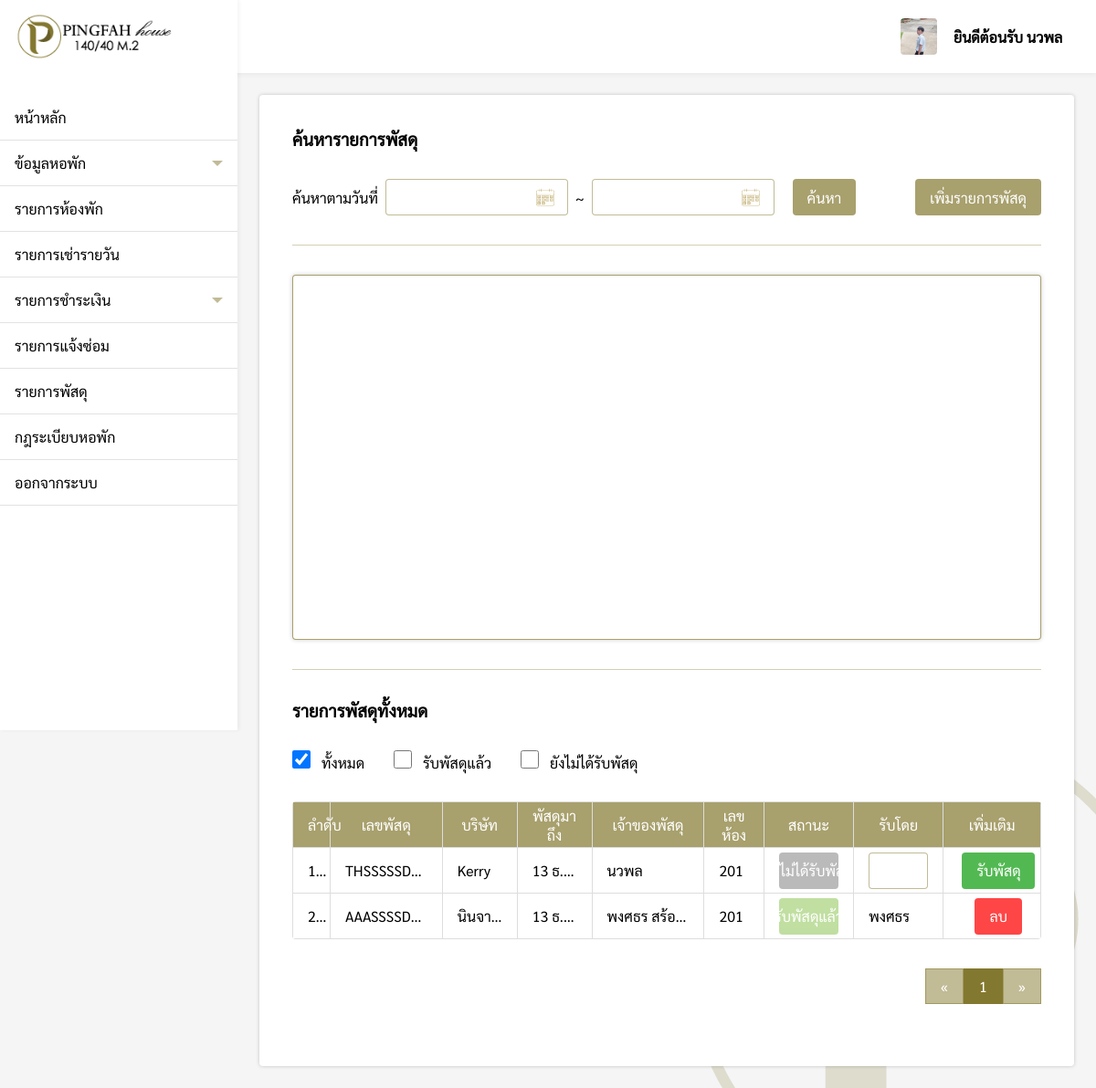
/pages/employee/package/index.php (signed in), run on an earlier commit of the app's database.
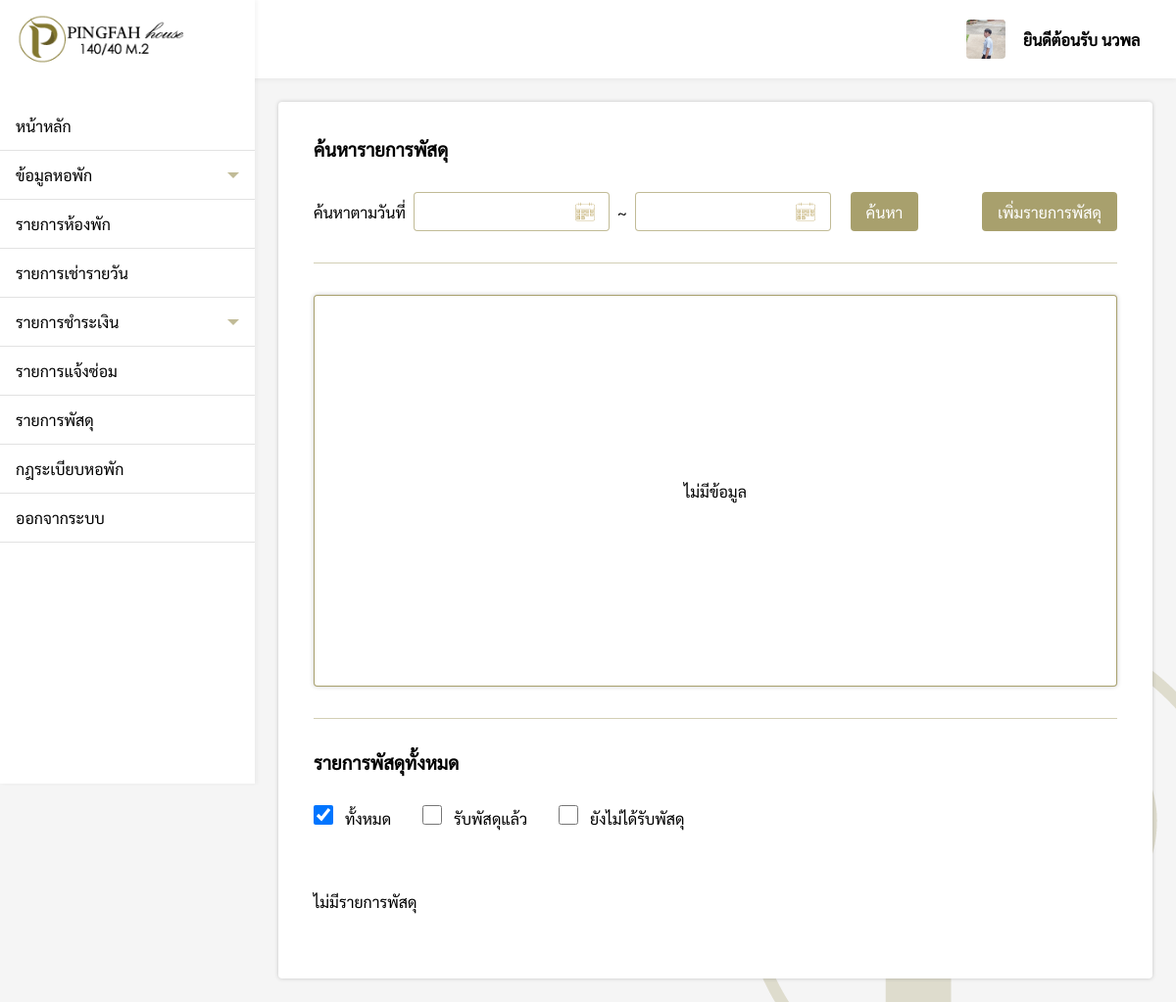
And on a later commit of the database.
### tables this page shows
CREATE TABLE `employee` (
  `id` int(11) NOT NULL,
  `title_name` varchar(200) NOT NULL,
  `firstname` varchar(200) NOT NULL,
  `lastname` varchar(200) NOT NULL,
  `nickname` varchar(200) NOT NULL,
  `position` varchar(200) NOT NULL,
  `id_card` varchar(200) NOT NULL,
  `tel` varchar(200) NOT NULL,
  `email` varchar(200) NOT NULL,
  `id_line` varchar(200) NOT NULL,
  `birthday` varchar(200) NOT NULL,
  `age` varchar(200) NOT NULL,
  `race` varchar(200) NOT NULL,
  `nationality` varchar(200) NOT NULL,
  `address` varchar(200) NOT NULL,
  `pic_idcard` varchar(200) NOT NULL,
  `pic_home` varchar(200) NOT NULL,
  `profile_img` varchar(200) NOT NULL,
  `username` varchar(200) NOT NULL,
  `password` varchar(200) NOT NULL
);

CREATE TABLE `package` (
  `package_id` int(11) NOT NULL,
  `package_num` varchar(200) NOT NULL,
  `package_company` varchar(200) NOT NULL,
  `package_arrived` varchar(200) NOT NULL,
  `package_status` varchar(200) NOT NULL,
  `package_name` varchar(200) NOT NULL,
  `package_room` varchar(200) NOT NULL,
  `package_received` varchar(200) DEFAULT NULL
);

### pages/employee/package/index.php (the view, shortened to what the changed rows need)
<?php
if($_SESSION['level'] == 'employee'){
    include('../../connection.php');
    include('../../../components/sidebarEPY.php');
    $from = @$_REQUEST['from'];
    $to = @$_REQUEST['to'];
    $check = @$_REQUEST['Status'];
    function DateThai($strDate){
        $strYear = date("Y",strtotime($strDate))+543;
        $strMonth= date("n",strtotime($strDate));
        $strDay= date("j",strtotime($strDate));
        $strMonthCut = Array("","ม.ค.","ก.พ.","มี.ค.","เม.ย.","พ.ค.","มิ.ย.","ก.ค.","ส.ค.","ก.ย.","ต.ค.","พ.ย.","ธ.ค.");
        $strMonthThai=$strMonthCut[$strMonth];
        return "$strDay $strMonthThai $strYear";
    }
    if(isset($from) && isset($to)){
        $query = "SELECT package_arrived ,SUM(case WHEN package_status = 'รับพัสดุแล้ว' THEN 1 ELSE 0 END) as total_package, SUM(case WHEN package_status = 'ยังไม่ได้รับพัสดุ' THEN 1 ELSE 0 END) as untotal_package FROM package WHERE (package_arrived BETWEEN '$from' AND '$to') GROUP BY package_arrived";
    }else{
        $query = "SELECT package_arrived ,SUM(case WHEN package_status = 'รับพัสดุแล้ว' THEN 1 ELSE 0 END) as total_package, SUM(case WHEN package_status = 'ยังไม่ได้รับพัสดุ' THEN 1 ELSE 0 END) as untotal_package FROM package GROUP BY package_arrived";
    }
    $result = mysqli_query($conn, $query);
    $datax = array();
    foreach ($result as $k) {
        $datax[] = "['".DateThai($k['package_arrived'])."'".", ".$k['total_package'] ."," .$k['untotal_package'] ."]";
    }
    $datax = implode(",", $datax);
?>
<!DOCTYPE html>
<html lang="en">
<head>
    <link rel="stylesheet" href="../../../css/package.css">
    <link rel="stylesheet" href="../../../css/my-style.css">
</head>
<body>
    <div class="box">
        <div style="padding:24px;">
            <div class="package-box">
                <h3>ค้นหารายการพัสดุ</h3>
                <div style="padding-top:32px;display:flex;justify-content:space-between;align-items:center;">
                    <div style="display:flex;align-items:center;">
                        <label>ค้นหาตามวันที่</label>
                        <div style="position:relative;">
                            <p id="from_date" class="dateText"></p>
                        </div>
                        <label>~</label>
                        <div style="position:relative;">
                            <p id="to_date" class="dateText"></p>
                            <button type="button" style="margin:0 8px;"onclick="searchDate()">ค้นหา</button>
                        </div>
                    </div>
                    <a href="addPackage.php"><button type="button">เพิ่มรายการพัสดุ</button></a>
                </div>
                <div class="hr"></div>
                <div>
                    <div class="card">
                        <?php
                        if(strlen($datax) != 0){
                        ?>
                        <div id="columnchart_material1" class="chart"></div>
                        <?php
                        }else{
                            echo "<p style='margin:auto;'>ไม่มีข้อมูล</p>";
                        }
                        ?>
                    </div>
                    <div class="hr"></div>
                    <h3>รายการพัสดุทั้งหมด</h3>
                    <div style="display:flex;align-items:center;">
                    <div style="padding:32px 16px 32px 0;">
                            <input type="checkbox" id="all"
                                onchange="<?php if(isset($from) && isset($to)){ echo "searchCheck2('$from','$to',this.id)"; }else{ echo "searchCheck(this.id)"; } ?>"
                                <?php if(!isset($check)){ echo "checked"; } ?>>
                            <label for="scales">ทั้งหมด</label>
                        </div>
                        <div style="padding:32px 16px;">
                            <input type="checkbox" id="success"
                                onchange="<?php if(isset($from) && isset($to)){ echo "searchCheck2('$from','$to',this.id)"; }else{ echo "searchCheck(this.id)"; } ?>"
                                <?php if(isset($check)){ if($check == "success"){ echo "checked";}} ?>>
                            <label for="scales">รับพัสดุแล้ว</label>
                        </div>
                        <div style="padding:32px 16px;">
                            <input type="checkbox" id="unsuccess"
                                onchange="<?php if(isset($from) && isset($to)){ echo "searchCheck2('$from','$to',this.id)"; }else{ echo "searchCheck(this.id)"; } ?>"
                                <?php if(isset($check)){ if($check == "unsuccess"){ echo "checked";}} ?>>
                            <label for="scales">ยังไม่ได้รับพัสดุ</label>
                        </div>
                    </div>
                    <?php
                    $perpage = 5;
                    if(isset($_GET['page'])){
                        $page = $_GET['page'];
                    }else{
                        $page = 1;
                    }
                    $start = ($page - 1) * $perpage;
                    $num = $start + 1;
                    if(isset($from) && isset($to) && !isset($check)){
                        $sql = "SELECT * FROM package WHERE (package_arrived BETWEEN '$from' AND '$to') ORDER BY package_arrived LIMIT {$start} , {$perpage}";
                    }else{
                        $sql = "SELECT * FROM package ORDER BY package_arrived LIMIT {$start} , {$perpage} ";
                    }
                        $result = $conn->query($sql);
                        if ($result->num_rows > 0) {
                    ?>
                    <table>
                        <tr>
                            <th>ลำดับ</th>
                            <th>เลขพัสดุ</th>
                            <th>บริษัท</th>
                            <th>พัสดุมาถึง</th>
                            <th>เจ้าของพัสดุ</th>
                            <th>เลขห้อง</th>
                            <th>สถานะ</th>
                            <th>รับโดย</th>
                            <th>เพิ่มเติม</th>
                        </tr>
                        <?php
                        while($row = $result->fetch_assoc()) {
                        ?>
                        <form action="../package/function/receivedPackage.php?ID=<?php echo $row["package_num"]; ?>"
                            onsubmit="return confirm('คุณต้องการยืนยันการรับพัสดุใช่หรือไม่ ? ');" method="POST">
                            <tr>
                                <td><?php echo $num; ?></td>
                                <td><?php echo $row["package_num"] ?></td>
                                <td><?php echo $row["package_company"] ?></td>
                                <td><?php echo DateThai($row["package_arrived"]) ?></td>
                                <td><?php echo $row["package_name"] ?></td>
                                <td><?php echo $row["package_room"] ?></td>
                                <td style="width:200px">
                                    <?php
                                        if($row["package_status"] == 'รับพัสดุแล้ว'){
                                            echo "<div class='status_received'>";
                                            echo "<p>" .$row["package_status"] ."</p>";
                                            echo "</div>";
                                        }else{
                                            echo "<div class='status_pending'>";
                                            echo "<p>" .$row["package_status"] ."</p>";
                                            echo "</div>";
                                        }
                                    ?>
                                </td>
                                <td>
                                    <?php
                                    if(strlen($row["package_received"]) == 0){
                                        echo "<input type='text' name='received' required>";
                                    }else{
                                        echo $row["package_received"];
                                    }
                                    ?>
                                </td>
                                <td>
                                    <?php
                                    if(strlen($row["package_received"]) == 0){
                                    ?>
                                    <button type="submit" class="received-btn">รับพัสดุ</button>
                                    <?php } ?>
                                    <button type="button" class="del-btn" onclick="del('<?php echo $row['package_num'] ?>')">ลบ</button>
                                </td>
                            </tr>
                        </form>
                        <?php $num++; } ?>
                    </table>
                    <?php
                    if(isset($date) && !isset($check)){
                        $sql2 = "SELECT * FROM package WHERE package_arrived = '$date'";
                    }else if(!isset($date) && isset($check)){
                        $sql2 = "SELECT * FROM package WHERE package_status = '$check'";
                    }else if(isset($date) && isset($check)){
                        $sql2 = "SELECT * FROM package WHERE package_arrived = '$date' AND package_status = '$check'";
                    }else{
                        $sql2 = "SELECT * FROM package";
                    }
                    $query2 = mysqli_query($conn, $sql2);
                    $total_record = mysqli_num_rows($query2);
                    $total_page = ceil($total_record / $perpage);
                    ?>
                    <div style="display:flex;justify-content:flex-end">
                        <div class="pagination">
                            <?php
                            if(isset($date) && !isset($check)){
                            ?>
                            <a href="index.php?Date=<?php echo $date; ?>&page=1">&laquo;</a>
                            <?php for($i=1;$i<=$total_page;$i++){ ?>
                            <a href="index.php?Date=<?php echo $date; ?>&page=<?php echo $i; ?>"
                                <?php if($page == $i){ echo "style='background-color: rgb(131, 120, 47, 1);color:#fff;'"; }?>><?php echo $i; ?></a>
                            <?php } ?>
                            <a href="index.php?Date=<?php echo $date; ?>&page=<?php echo $total_page; ?>">&raquo;</a>
                            <?php
                            }else{
                            ?>
                            <a href="index.php?page=1">&laquo;</a>
                            <?php for($i=1;$i<=$total_page;$i++){ ?>
                            <a href="index.php?page=<?php echo $i; ?>"
                                <?php if($page == $i){ echo "style='background-color: rgb(131, 120, 47, 1);color:#fff;'"; }?>><?php echo $i; ?></a>
                            <?php } ?>
                            <a href="index.php?page=<?php echo $total_page; ?>">&raquo;</a>
                            <?php } ?>
                        </div>
                    </div>
                    <?php
                }else{
                    echo "<div style='margin:32px 0'>ไม่มีรายการพัสดุ</div>";
                }
                ?>
                </div>
            </div>
        </div>
    </div>
</body>
</html>
<?php
}else{
    Header("Location: ../../login.php");
}
?>

### components/sidebarEPY.php (shortened to what the changed rows need)
<!DOCTYPE html>
<html lang="en">
<head>
    <link rel="stylesheet" href="/Pingfah/css/navbar.css">
</head>
<body onload="menubar()">
    <div >
        <div class="sidebar">
            <div class="logo_box">
                <img src="/Pingfah/img/logo.png" alt="logo" class="logo">
            </div>
            <ul>
                <a href="/Pingfah/pages/employee/index.php">
                    <li id="main">หน้าหลัก</li>
                </a>
                <li class="dropdown-btn">
                    ข้อมูลหอพัก
                    <div id="arrow-down" class="arrow-down"></div>
                </li>
                <a href="/Pingfah/pages/employee/roomList/index.php">
                    <li id="roomlist">รายการห้องพัก</li>
                </a>
                <a href="/Pingfah/pages/employee/daily/index.php">
                    <li id="daily">รายการเช่ารายวัน</li>
                </a>
                <li class="dropdown-btn2">
                    รายการชำระเงิน
                    <div id="arrow-down2" class="arrow-down"></div>
                </li>
                <a href="/Pingfah/pages/employee/repair/index.php">
                    <li id="repair">รายการแจ้งซ่อม</li>
                </a>
                <a href="/Pingfah/pages/employee/package/index.php">
                    <li id="package">รายการพัสดุ</li>
                </a>
                <a href="/Pingfah/pages/employee/rule/index.php">
                    <li id="rule">กฎระเบียบหอพัก</li>
                </a>
                <a href="/Pingfah/pages/logout.php">
                    <li class="logout">ออกจากระบบ</li>
                </a>
            </ul>
        </div>
        <div class="topbar">
            <div style="padding:16px 24px">
            </div>
            <a href="/Pingfah/pages/employee/myprofile/index.php">
                <div class="profile">
                    <?php
                    $user = $_SESSION['ID'];
                    $sql = "SELECT * FROM employee WHERE username = '$user'";
                    $result = mysqli_query($conn, $sql)or die ("Error in query: $sql " . mysqli_error());
                    $row = mysqli_fetch_array($result);
                    if($row != null){
                    extract($row);
                    }
                    ?>
                    <img src="<?php if(isset($profile_img)){ echo "/Pingfah/pages/images/employee/$user/$profile_img"; }else{ echo "https://sites.google.com/site/rabbiteieicom/_/rsrc/1467891358746/home/image8.jpg"; } ?>"
                        alt="profile_logo" class="profile-logo">
                    <p class="profile-text">ยินดีต้อนรับ <?php echo $_SESSION['name']; ?></p>
                </div>
            </a>
        </div>
    </div>
</body>
</html>

What changed in the data, as far as the page shows it:
removed package: package_num "THSSSSSDDA", package_company "Kerry", package_arrived "13 ธ.…", package_name "นวพล", package_room "201", package_status "ยังไม่ได้รับพัสดุ", package_received "รับพัส…"
removed package: package_num "AAASSSSD…", package_company "นินจา…", package_arrived "13 ธ.…", package_name "พงศธร สร้อ…", package_room "201", package_status "รับพัสดุแล้ว", package_received "พงศธร"
Also different on the page:
text no longer shown: "ลำดับ เลขพัสดุ บริษัท พัสดุมาถึง เจ้าของพัสดุ เลขห้อง สถานะ รับโดย เพิ่มเติม « »"
text now shown: "ไม่มีข้อมูล ไม่มีรายการพัสดุ"
list line gone: "1"
